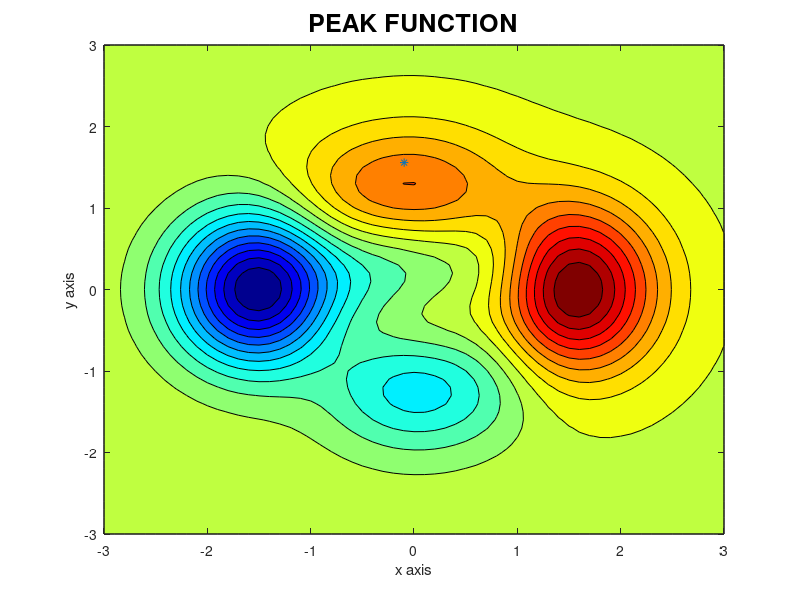

MATLAB code to generate this figure:
clear,clc

%inisiasi batas
%X axis
x=-3:0.1:3
Xmin=-3;Xmax=3;

%Y axis
y=-3:0.1:3
Ymin=-3;Ymax=3 

L=length(x)

%inisiasi model awal
M0=[-1 -1] 

%inisiasi peak function
F0=10-(3*((1-M0(1))^2)*exp((-(M0(1)^2)-((M0(2)+1)^2)))-10*((M0(1)/5)-(M0(1)^3)-(M0(2)^5))*exp(-(M0(1)^2)-(M0(2)^2))-1/3*exp(-((M0(1)+1)^2)-(M0(2)^2))); 

%inisialisasi kondisi
T=1;
iter=0;

%solusi
while (T>0.01)
    R=[rand() rand()];                                      %memasukkan angka random number antara 0 s.d. 1
    M=[Xmin+(R(1)*(Xmax-Xmin)) Ymin+(R(2)*(Ymax-Ymin))];    %model dengan masukkan random number
    F=10-(3*((1-M(1))^2)*exp((-(M(1)^2)-((M(2)+1)^2)))-10*((M(1)/5)-(M(1)^3)-(M(2)^5))*exp(-(M(1)^2)-(M(2)^2))-1/3*exp(-((M(1)+1)^2)-(M(2)^2))); 

    %misfit
    M1=M0;
    M2=M;
    miss1=F0;
    miss2=F;
    dm=miss2-miss1;

    %syarat model
    if  dm<=0
        M0=M
        F0=F
    else
        P=exp(-dm/T);
        R=rand();
    if  R<=P
        M0=M;
        F0=F
    else
        M0=M1;
        F0=miss1
    end
    end
iter=iter+1

%fungsi penurunan temperatur
T=0.98*T;
end

%hasil akhir
model_akhir=M0
missfit_akhir=F0

%plotting
for i=1:1:L
    for j=1:1:L
        z(i,j)=10-(3*(1-x(i)^2)*exp(-(x(i)^2)-(y(j)+1)^2))-(10*(x(i)/5-(x(i)^3)-(y(j)^5))*exp(-(x(i)^2)-(y(j)^2)))-(1/3*exp(-(x(i)+1)^2-(y(j)^2)));
    end
end
contourf(x,y,z,20); hold on; colormap jet;
plot (M0(1),M0(2),'*'); hold on;
title ('PEAK FUNCTION', 'fontweight', 'bold', 'fontsize', 18);
xlabel('x axis');
ylabel('y axis');
zlabel('z axis');